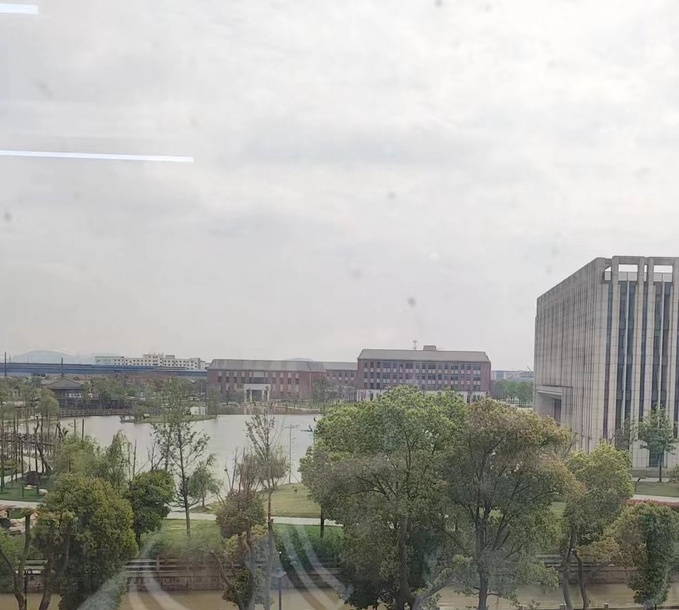
#> input picture image/1.jpg, 679 x 610 px, shrunk from 1002 x 900 before the run; its folder holds 2 pictures in this run
$ jupyter execute --allow-errors image_stitching.ipynb
#> lines starting #> are read from the running program, lines starting #| are printed output that depends on the picture; after the words box and inside, x2 and y2 are one past the last pixel; in counts of white or black regions, pixels touching at a corner belong together
# 导入包

[cell 1]
from imutils import paths
import numpy as np
import argparse
import imutils
import cv2

# 构造参数解析器并解析参数

[cell 2]
ap = argparse.ArgumentParser()
ap.add_argument("-i", "--images", type=str,
                help="path to input directory of images to stitch")
ap.add_argument("-o", "--output", type=str,
                help="path to the output image")
ap.add_argument("-c", "--crop", type=int, default=1,
                help="whether to crop out largest rectangular region")
arg_list = ['-i', 'image', '-o', 'output.png', '-c', '1']
args = vars(ap.parse_args(arg_list))

# 加载图像

[cell 3]
print("[INFO] loading images...")
imagePaths = sorted(list(paths.list_images(args["images"])))
images = []
for imagePath in imagePaths:
    image = cv2.imread(imagePath)
#> image is the input picture: shape (610, 679, 3); mean B, G, R 167.3, 172.5, 172.7
    images.append(image)
print("[INFO] stitching images...")
stitcher = cv2.createStitcher() if imutils.is_cv3() else cv2.Stitcher_create()
(status, stitched) = stitcher.stitch(images)
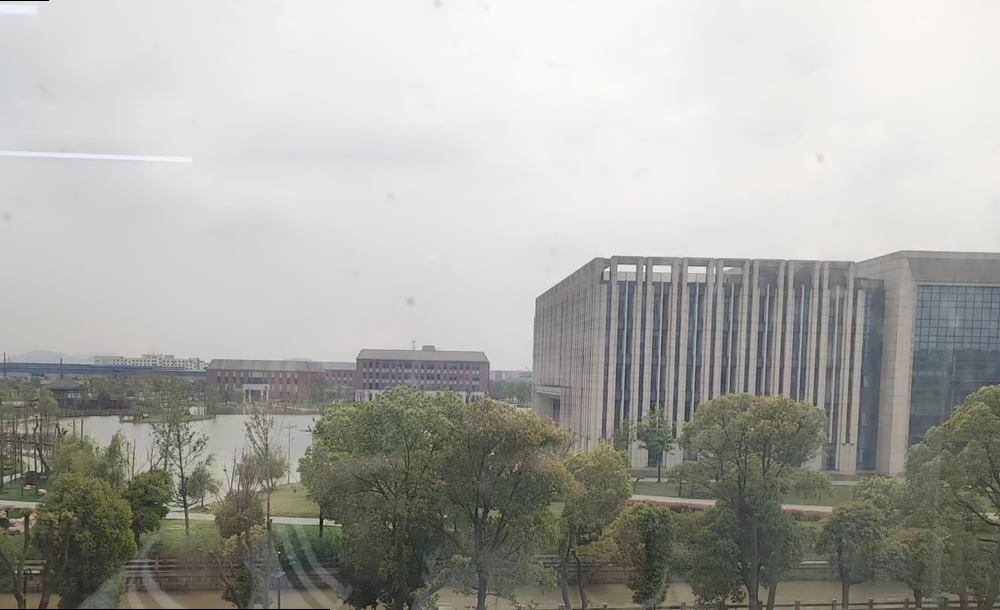
#> stitched: shape (610, 1000, 3); mean of channels 0, 1, 2 163.7, 168.7, 168.8; drawn as B, G, R
#> status = 0

# 如果状态为 '0'，则成功执行图像拼接

[cell 4]
if status == 0:
    if args["crop"] > 0:
        print("[INFO] cropping...")
        stitched = cv2.copyMakeBorder(stitched, 10, 10, 10, 10,
                                      cv2.BORDER_CONSTANT, (0, 0, 0))
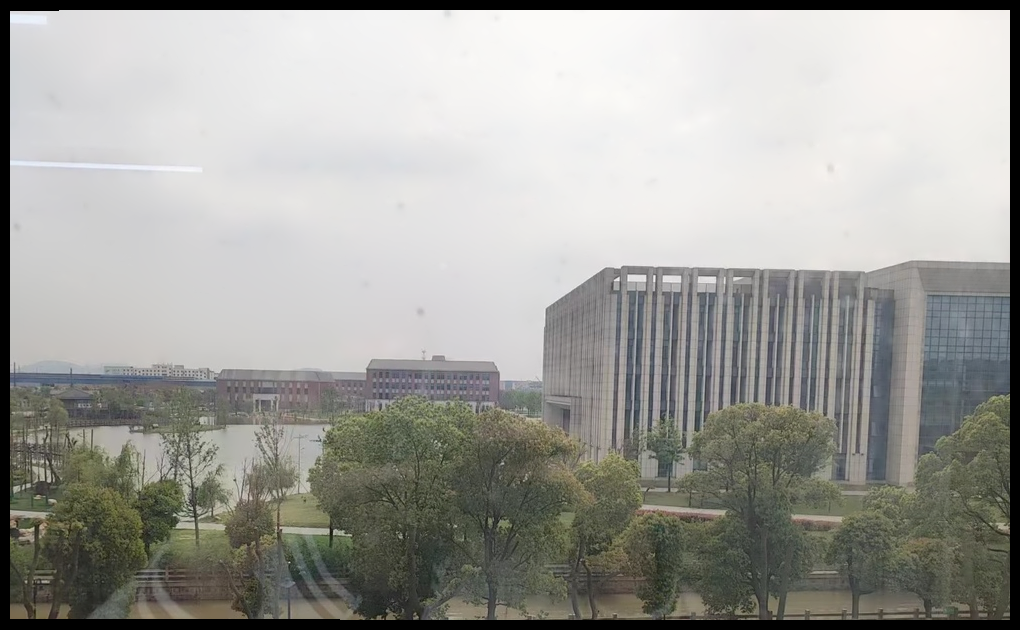
#> stitched: shape (630, 1020, 3); mean of channels 0, 1, 2 155.4, 160.2, 160.3; drawn as B, G, R
        #将拼接后的图像转换为灰度并设置阈值
        gray = cv2.cvtColor(stitched, cv2.COLOR_BGR2GRAY)
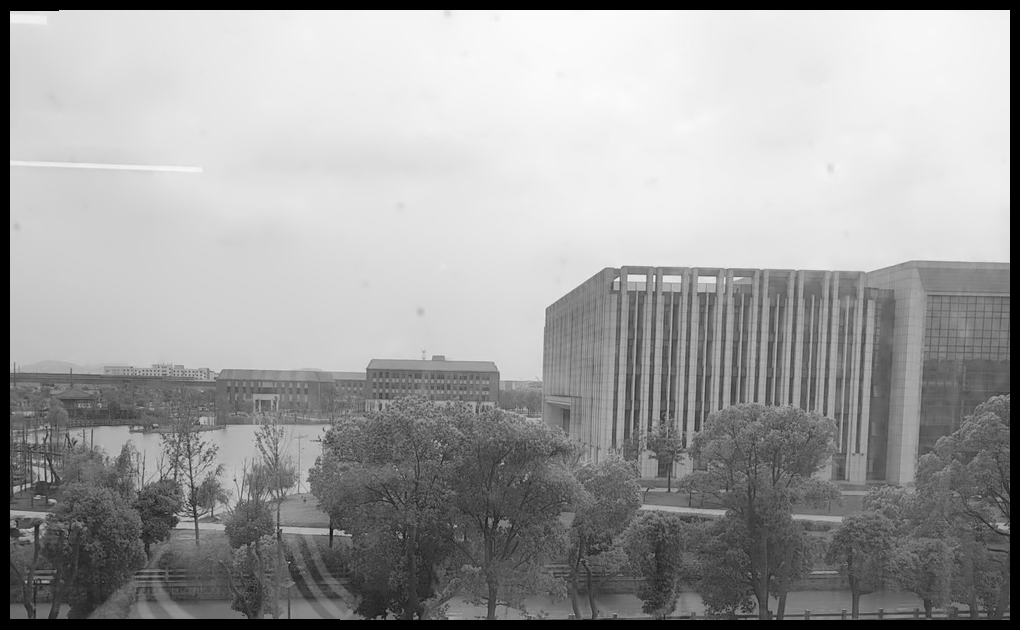
#> gray: shape (630, 1020); min 0, max 251, mean 159.6
        thresh = cv2.threshold(gray, 0, 255, cv2.THRESH_BINARY)[1]
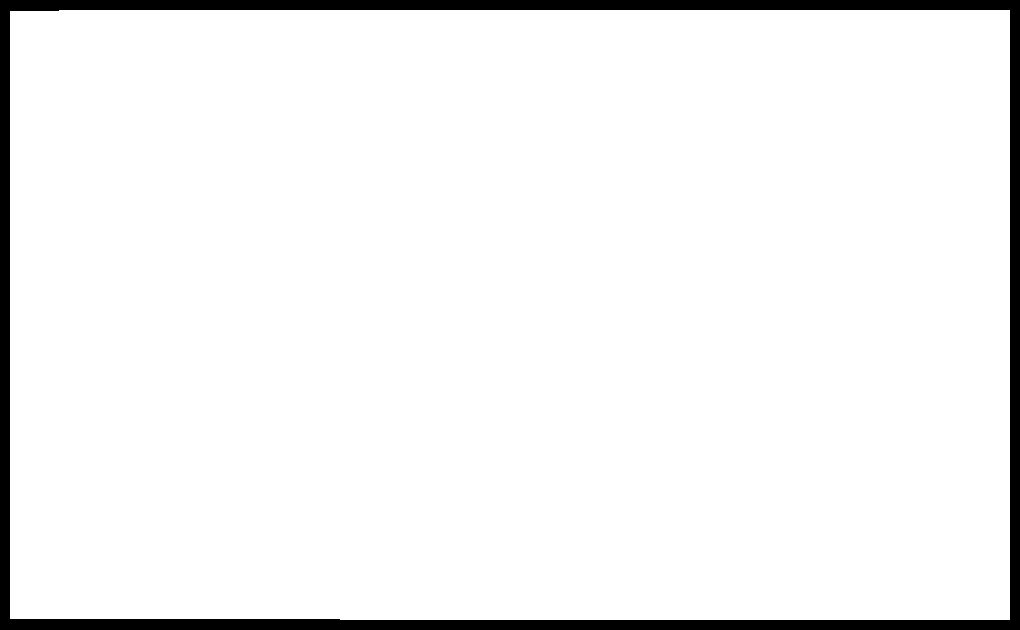
#> thresh: shape (630, 1020); 94.9% white; 1 black region

        #查找最大等值线
        cnts = cv2.findContours(thresh.copy(), cv2.RETR_EXTERNAL,
                                cv2.CHAIN_APPROX_SIMPLE)
#> cnts = 1 contour; box (x1, y1, x2, y2) and area: (10, 10, 1010, 620) 608013
        cnts = imutils.grab_contours(cnts)
#> cnts = 1 item
        c = max(cnts, key=cv2.contourArea)
#> c = [[59, 10], [58, 11], [10, 11], [10, 618], [339, 618], [340, 619], [1009, 619], [1009, 10]]

        # 为掩码分配内存
        mask = np.zeros(thresh.shape, dtype="uint8")
        (x, y, w, h) = cv2.boundingRect(c)
#> x = 10; y = 10; w = 1000; h = 610
        cv2.rectangle(mask, (x, y), (x + w, y + h), 255, -1)
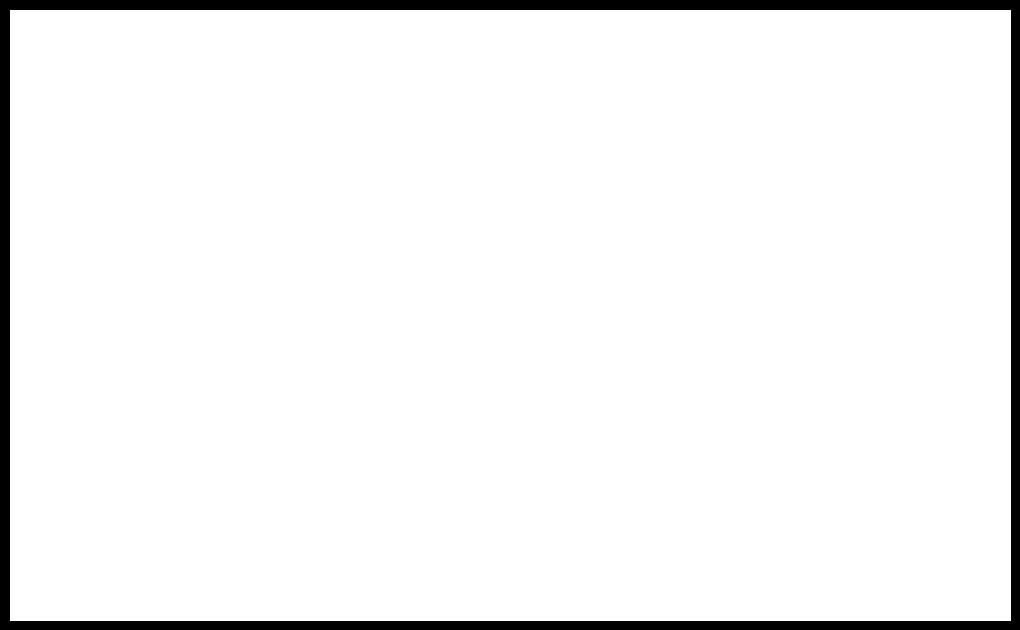
#> mask: shape (630, 1020); 95.2% white; 1 black region, box (x1, y1, x2, y2) and area: (0, 0, 1020, 630) 30989

        # 创建两个mask：一个作为我们的实际最小矩形区域和另一个用作计数器的区域
        minRect = mask.copy()
        sub = mask.copy()


        while cv2.countNonZero(sub) > 0:
            # 继续循环，直到 没有非零像素留在
            minRect = cv2.erode(minRect, None)
            sub = cv2.subtract(minRect, thresh)
#> this loop made 2 passes
#> pass 1, `sub = cv2.subtract(minRect, thresh)`:
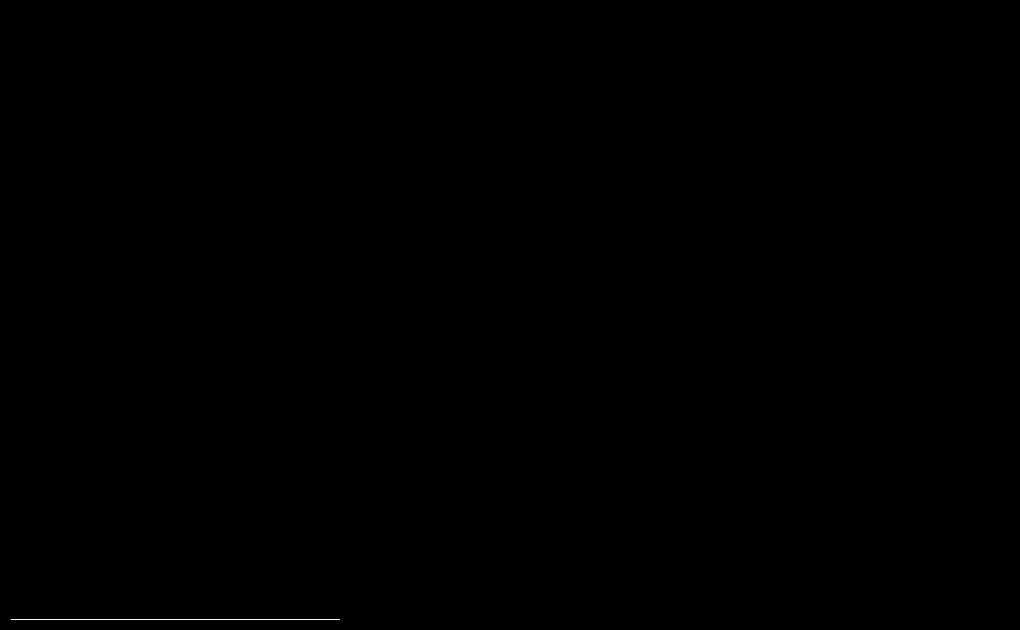
#> sub: shape (630, 1020); 0.05% white in thin lines or dots, all inside (x1, y1, x2, y2) = (11, 619, 340, 620)
#> pass 2, `minRect = cv2.erode(minRect, None)`:
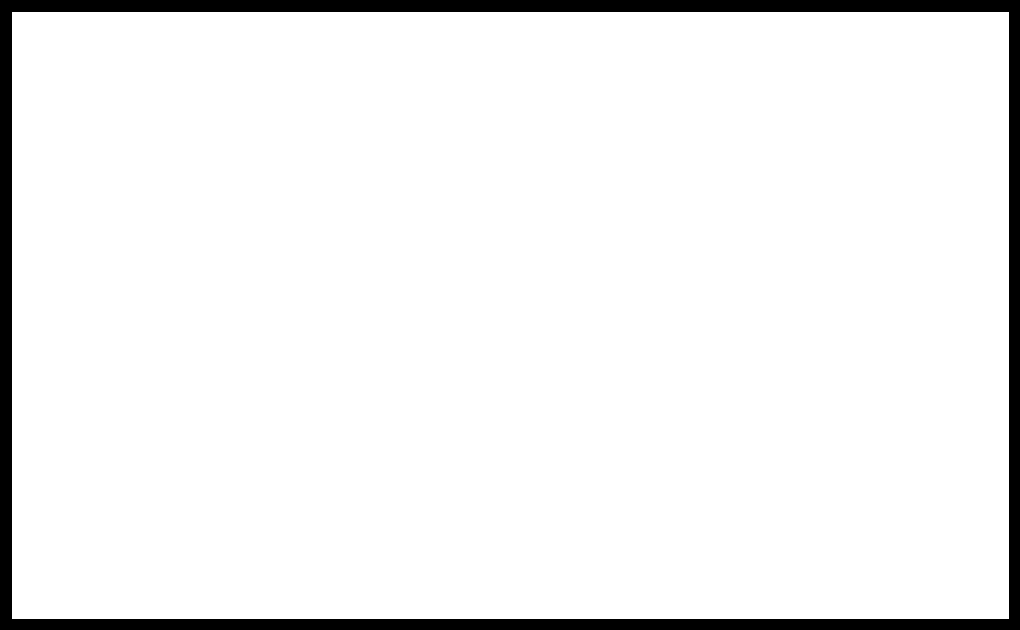
#> minRect: shape (630, 1020); 94.2% white; 1 black region

        # 提取边界框 （x， y） 坐标
        cnts = cv2.findContours(minRect.copy(), cv2.RETR_EXTERNAL,
                                cv2.CHAIN_APPROX_SIMPLE)
#> cnts = 1 contour; box (x1, y1, x2, y2) and area: (12, 12, 1009, 619) 603576
        cnts = imutils.grab_contours(cnts)
#> cnts = [[[12, 12], [12, 618], [1008, 618], [1008, 12]]]
        c = max(cnts, key=cv2.contourArea)
#> c = [[12, 12], [12, 618], [1008, 618], [1008, 12]]
        (x, y, w, h) = cv2.boundingRect(c)
#> x = 12; y = 12; w = 997; h = 607

        # 使用边界框坐标提取我们的最终拼接图像
        stitched = stitched[y:y + h, x:x + w]
#> stitched: shape (607, 997, 3)

    # 将输出拼接后的图片写入磁盘
    cv2.imwrite(args["output"], stitched)

    # 输出
    cv2.imshow("Stitched", stitched)
    cv2.waitKey(0)
